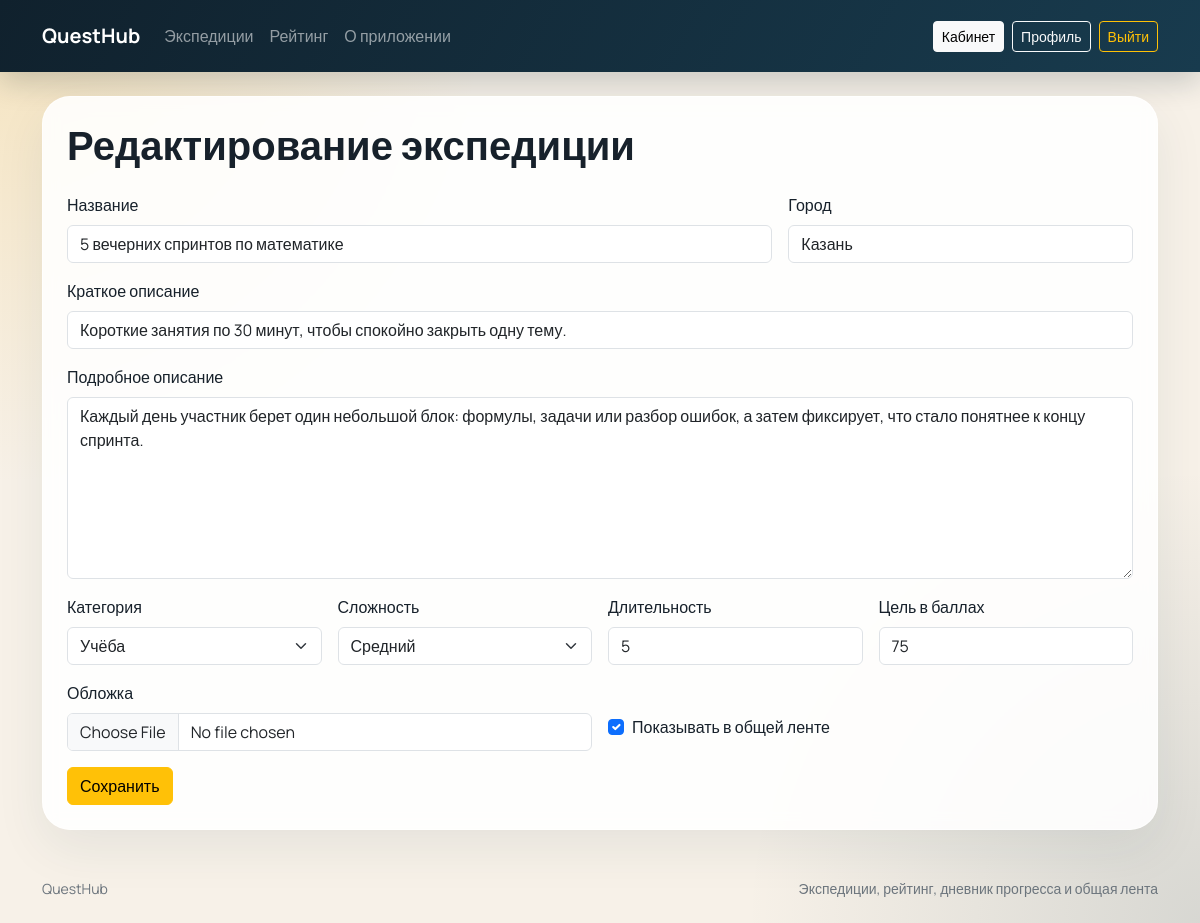
Screenshot of /expeditions/3/edit (signed in) with the database file from the repository.
### tables this page shows
CREATE TABLE expeditions (
    id INTEGER PRIMARY KEY AUTOINCREMENT,
    title TEXT NOT NULL,
    summary TEXT NOT NULL,
    description TEXT NOT NULL,
    category TEXT NOT NULL,
    difficulty TEXT NOT NULL,
    city TEXT NOT NULL,
    duration_days INTEGER NOT NULL DEFAULT 7,
    target_points INTEGER NOT NULL DEFAULT 50,
    is_public INTEGER NOT NULL DEFAULT 1,
    cover_filename TEXT,
    created_at TEXT NOT NULL,
    updated_at TEXT NOT NULL,
    creator_id INTEGER NOT NULL,
    FOREIGN KEY (creator_id) REFERENCES users (id) ON DELETE CASCADE
);

### app/blueprints/challenges/routes.py (the view, shortened to what this page needs)
@challenges_bp.route("/<int:expedition_id>/edit", methods=["GET", "POST"])
@login_required
def edit_expedition(expedition_id: int):
    expedition = get_expedition_by_id(expedition_id)
    if expedition is None:
        abort(404)
    if expedition.creator_id != current_user.id:
        abort(403)
    form = ExpeditionForm(
        title=expedition.title,
        summary=expedition.summary,
        description=expedition.description,
        category=expedition.category,
        difficulty=expedition.difficulty,
        city=expedition.city,
        duration_days=expedition.duration_days,
        target_points=expedition.target_points,
        is_public=expedition.is_public,
    )
    return render_template("challenges/form.html", form=form, title="Редактирование экспедиции")

### app/__init__.py (called while the page is built)
def register_user_loader() -> None:
    @login_manager.user_loader
    def load_user(user_id: str) -> User | None:
        return get_user_by_id(int(user_id))

def register_template_helpers(app: Flask) -> None:
    @app.context_processor
    def inject_globals() -> dict[str, object]:
        return {
            "difficulty_labels": {
                "easy": "Легкий",
                "medium": "Средний",
                "hard": "Сложный",
            },
            "category_labels": {
                "photo": "Фото",
                "study": "Учеба",
                "fitness": "Активность",
                "eco": "Экология",
                "creative": "Творчество",
                "city": "Город",
            },
        }

### app/blueprints/auth/routes.py (called while the page is built)
@auth_bp.before_app_request
def touch_last_seen() -> None:
    if current_user.is_authenticated:
        update_user_last_seen(current_user.id)

### app/database.py (called while the page is built)
def get_db() -> sqlite3.Connection:
    if "db_conn" not in g:
        database_path = Path(current_app.config["DATABASE_PATH"])
        database_path.parent.mkdir(parents=True, exist_ok=True)
        conn = sqlite3.connect(database_path)
        conn.row_factory = sqlite3.Row
        conn.execute("PRAGMA foreign_keys = ON")
        g.db_conn = conn
    return g.db_conn

### app/repository.py (called while the page is built)
def now_text() -> str:
    return datetime.now().isoformat(sep=" ", timespec="seconds")

def parse_datetime(value: str | None) -> datetime:
    if not value:
        return datetime.now()
    return datetime.fromisoformat(value)

def user_from_row(row: Row, prefix: str = "") -> User:
    return User(
        id=row[f"{prefix}id"],
        username=row[f"{prefix}username"],
        email=row[f"{prefix}email"],
        password_hash=row[f"{prefix}password_hash"],
        city=row[f"{prefix}city"],
        bio=row[f"{prefix}bio"],
        avatar_filename=row[f"{prefix}avatar_filename"],
        created_at=parse_datetime(row[f"{prefix}created_at"]),
        last_seen=parse_datetime(row[f"{prefix}last_seen"]),
    )

def update_user_last_seen(user_id: int) -> None:
    conn = get_db()
    conn.execute("UPDATE users SET last_seen = ? WHERE id = ?", (now_text(), user_id))
    conn.commit()

def get_user_by_id(user_id: int) -> User | None:
    row = get_db().execute("SELECT * FROM users WHERE id = ?", (user_id,)).fetchone()
    return user_from_row(row) if row else None

### app/templates/challenges/form.html (shortened to what this page needs)
{% extends "base.html" %}
{% block content %}
<section class="container">
    <div class="glass-panel">
        <h1 class="display-6 fw-bold mb-4">{{ title }}</h1>
        <form method="post" enctype="multipart/form-data">
            <div class="row g-3">
                <div class="col-md-8">
                    {{ form.title.label(class="form-label") }}
                    {{ form.title(class="form-control") }}
                </div>
                <div class="col-md-4">
                    {{ form.city.label(class="form-label") }}
                    {{ form.city(class="form-control") }}
                </div>
                <div class="col-12">
                    {{ form.summary.label(class="form-label") }}
                    {{ form.summary(class="form-control") }}
                </div>
                <div class="col-12">
                    {{ form.description.label(class="form-label") }}
                    {{ form.description(class="form-control", rows="7") }}
                </div>
                <div class="col-md-3">
                    {{ form.category.label(class="form-label") }}
                    {{ form.category(class="form-select") }}
                </div>
                <div class="col-md-3">
                    {{ form.difficulty.label(class="form-label") }}
                    {{ form.difficulty(class="form-select") }}
                </div>
                <div class="col-md-3">
                    {{ form.duration_days.label(class="form-label") }}
                    {{ form.duration_days(class="form-control") }}
                </div>
                <div class="col-md-3">
                    {{ form.target_points.label(class="form-label") }}
                    {{ form.target_points(class="form-control") }}
                </div>
                <div class="col-md-6">
                    {{ form.cover.label(class="form-label") }}
                    {{ form.cover(class="form-control") }}
                </div>
                <div class="col-md-6 d-flex align-items-center">
                    <div class="form-check mt-4">
                        {{ form.is_public(class="form-check-input") }}
                        {{ form.is_public.label(class="form-check-label") }}
                    </div>
                </div>
                <div class="col-12">
                    {{ form.submit(class="btn btn-warning") }}
                </div>
            </div>
        </form>
    </div>
</section>
{% endblock %}

### app/static/css/styles.css (style rules this page uses)
:root { --bg: #f7f1e8; --ink: #17212b; --muted: #6d7480; --accent: #efb42c; --accent-dark: #d48c08; --panel: rgba(255, 255, 255, 0.88); --navy: #183b4e; --line: rgba(23, 33, 43, 0.08); }
body { background: radial-gradient(circle at top left, rgba(239, 180, 44, 0.22), transparent 32%), radial-gradient(circle at bottom right, rgba(24, 59, 78, 0.14), transparent 30%), var(--bg); color: var(--ink); font-family: "Manrope", sans-serif; min-height: 100vh; }
.hero-panel, .glass-panel, .info-card, .auth-card, .metric-card, .mini-card, .error-shell { background: var(--panel); border: 1px solid rgba(255, 255, 255, 0.65); box-shadow: 0 18px 50px rgba(24, 59, 78, 0.08); backdrop-filter: blur(8px); }
.hero-panel, .glass-panel, .info-card, .auth-card, .error-shell { border-radius: 28px; padding: 1.5rem; }

### rows the page displays
expeditions: title "5 вечерних спринтов по математике", city "Казань", summary "Короткие занятия по 30 минут, чтобы спокойно закрыть одну тему.", description "Каждый день участник берет один небольшой блок: формулы, задачи или разбор ошибок, а затем фиксирует, что стало понятнее к концу спринта.", category "Учёба", difficulty "Средний", duration_days "5", target_points "75", is_public "☑"

### other values shown
{{ title }} "Редактирование экспедиции"
